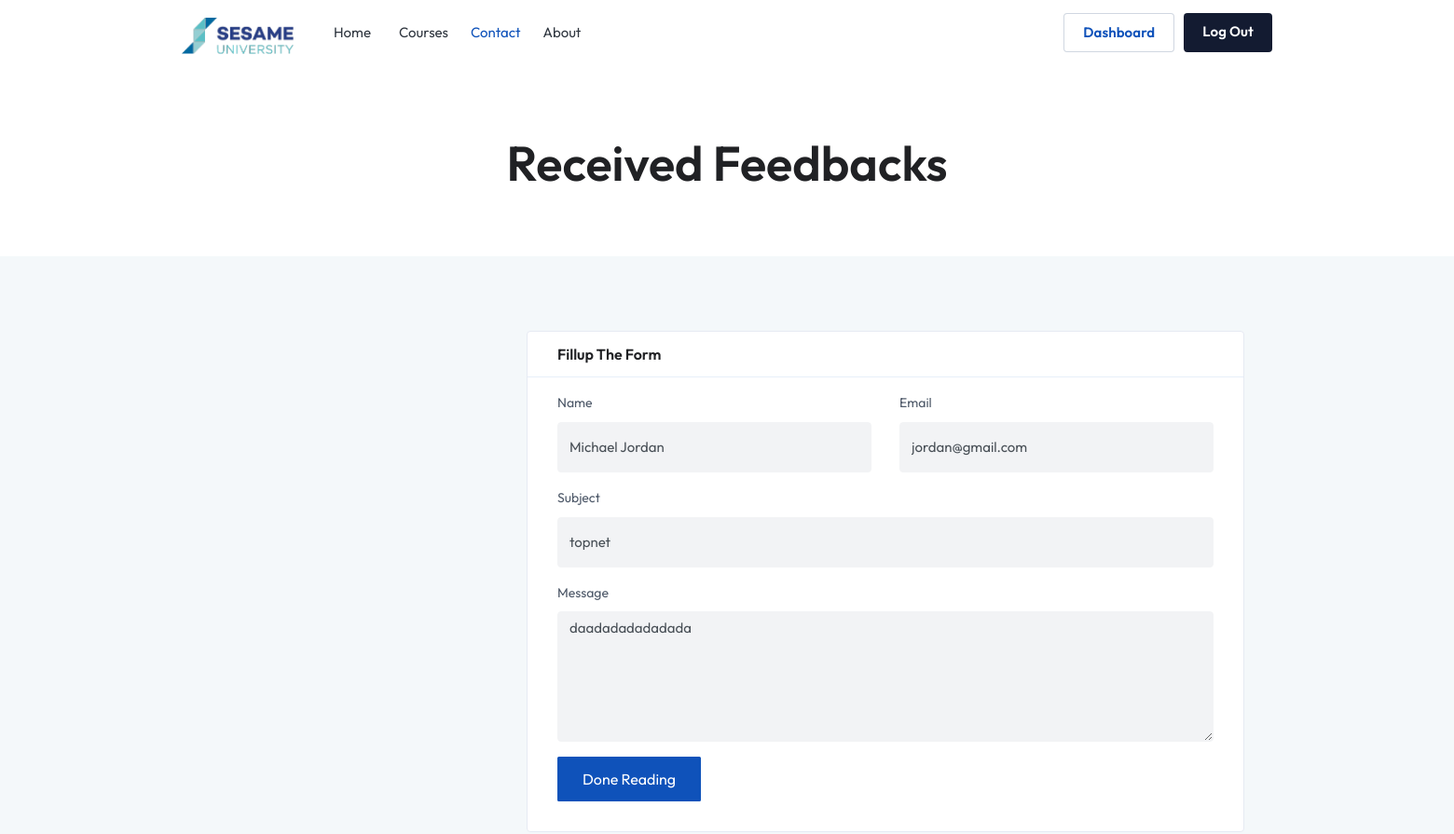
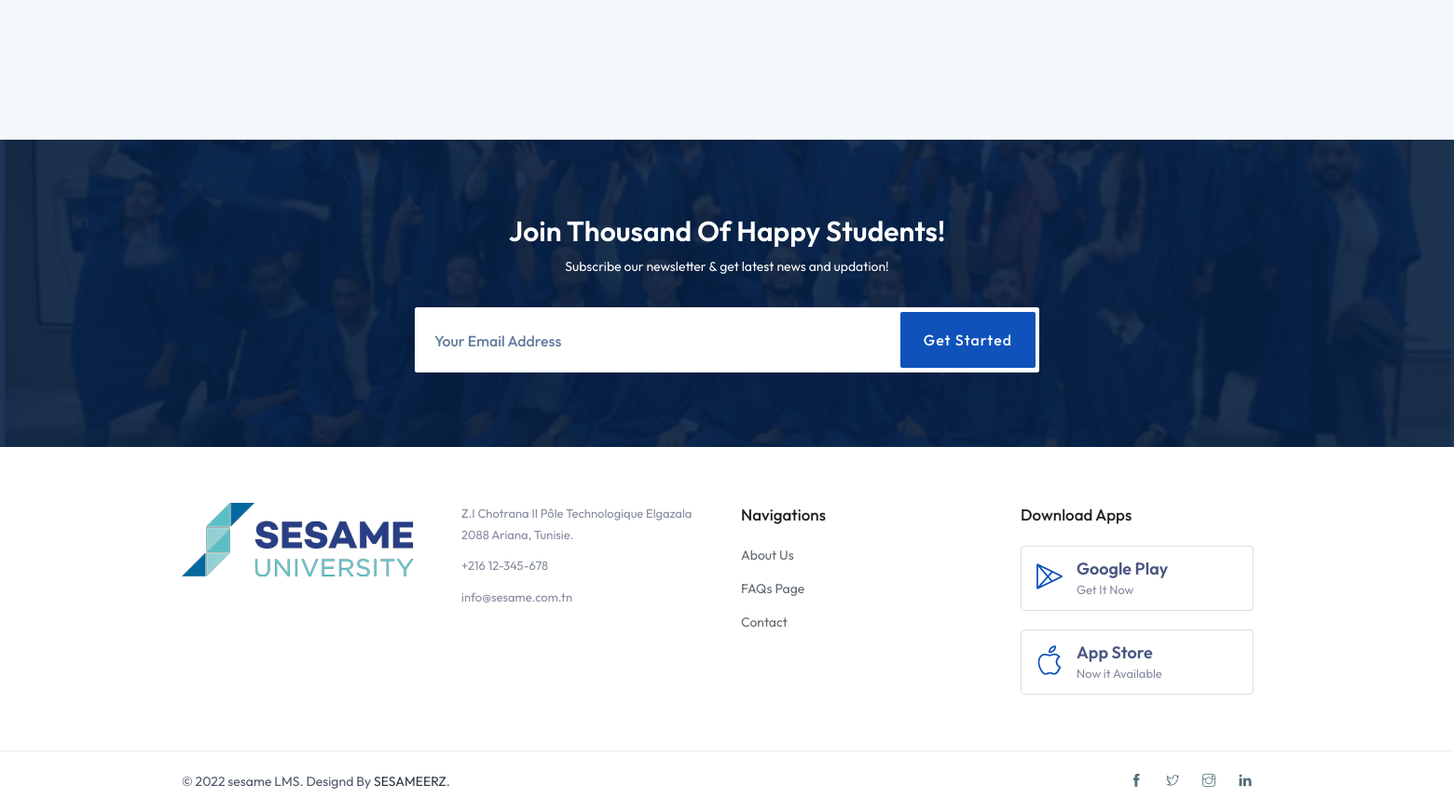
The app's page /LMS/feedbacks.php (signed in) with its own data (2 pictures, top to bottom).
### tables this page shows
CREATE TABLE `contacts` (
  `contact_id` int(11) NOT NULL,
  `name` varchar(255) DEFAULT NULL,
  `email` varchar(255) DEFAULT NULL,
  `subject` varchar(255) DEFAULT NULL,
  `message` longtext DEFAULT NULL
);

### backend/contactController/showContacts.php (called while the page is built)
<?php
$query = $conn->query("SELECT * FROM contacts");
?>

### LMS/feedbacks.php (the view, shortened to what this page needs)
<?php
require_once '../backend/config.php';
require_once '../backend/contactController/showContacts.php';
?>
<!DOCTYPE html>
<html lang="en">
<head>
        <link href="assets/css/styles.css" rel="stylesheet">
		<link href="assets/css/colors.css" rel="stylesheet">
    </head>
    <body class="dqrkblue-skin">
        <div id="main-wrapper">
			<div class="header header-light">
					<div class="container">
						<nav id="navigation" class="navigation navigation-landscape">
							<div class="nav-header">
								<a class="nav-brand" href="#">
									<img src="assets/img/logo-header.png" class="logo" alt="" />
								</a>
							</div>
							<div class="nav-menus-wrapper" style="transition-property: none;">
								<ul class="nav-menu">
									<li><a href="index.php">Home<span class="submenu-indicator"></span></a></li>
									<li><a href="full-width-course.php">Courses</a></li>
									<li class="active"><a href="contact.php">Contact</a></li>
									<li><a href="about-us.php">About</a></li>
								</ul>
								<ul class="nav-menu nav-menu-social align-to-right">
									<li class="login_click light active">
										<a href="dashboard.php">Dashboard</a>
									</li>
									<li class="login_click theme-bg">
										<a href="../backend/userController/logoutUser.php">Log Out</a>
									</li>
								</ul>
							</div>
						</nav>
					</div>
				</div>
		   <section class="page-title">
				<div class="container">
					<div class="row">
						<div class="col-lg-12 col-md-12">
							<div class="breadcrumbs-wrap">
								<h1 class="breadcrumb-title">Received Feedbacks</h1>
							</div>
						</div>
					</div>
				</div>
			</section>
			<section class="bg-light">
				<div style="margin-left: 550px"class="container">
					<div class="row">
						<div class="col-lg-8 col-md-7">
							<?php
							if($query->rowCount() > 0){
								while($result = $query->fetch()){
									echo'
									<form method="POST" action="../backend/contactController/deleteContact.php?id='.$result['contact_id'].'">
									<div class="prc_wrap">
										<div class="prc_wrap_header">
											<h4 class="property_block_title">Fillup The Form</h4>
										</div>
										<div class="prc_wrap-body">
											<div class="row">
												<div class="col-lg-6 col-md-12">
													<div class="form-group">
														<label>Name</label>
														<input type="text" name="name" class="form-control simple" value="'.$result['name'].'"  disabled>
													</div>
												</div>
												<div class="col-lg-6 col-md-12">
													<div class="form-group">
														<label>Email</label>
														<input type="email" name="email" class="form-control simple" value="'.$result['email'].'" disabled>
													</div>
												</div>
											</div>
											<div class="form-group">
												<label>Subject</label>
												<input type="text" name="subject" class="form-control simple" value="'.$result['subject'].'" disabled>
											</div>
											<div class="form-group">
												<label>Message</label>
												<textarea name="message" class="form-control simple" disabled>'.$result['message'].'</textarea>
											</div>
											<div class="form-group">
												<input type="submit" value="Done Reading" class="btn btn-theme">
											</div>
										</div>
									</div>
									<br><br>
									</form>';
								}
							}else{
								echo '<div class="alert alert-dark" role="alert">
								There is no new feedbacks.
							  </div>';
							}
							?>
						</div>
					</div>
				</div>
			</section>
			<section class="bg-cover newsletter inverse-theme" style="background:url(assets/img/75220624_2958815444132694_8750356843185831936_n.jpg);" data-overlay="9">
				<div class="container">
					<div class="row justify-content-center">
						<div class="col-lg-7 col-md-8 col-sm-12">
							<div class="text-center">
								<h2>Join Thousand of Happy Students!</h2>
								<p>Subscribe our newsletter & get latest news and updation!</p>
								<form class="sup-form">
									<input type="email" class="form-control sigmup-me" placeholder="Your Email Address" required="required">
									<input type="submit" class="btn btn-theme" value="Get Started">
								</form>
							</div>
						</div>
					</div>
				</div>
			</section>
			<footer class="light-footer">
				<div>
					<div class="container">
						<div class="row">
							<div class="col-lg-3 col-md-3">
								<div class="footer-widget">
									<img src="assets/img/logo-header.png" class="img-fluid" alt="" />
								</div>
							</div>
							<div class="col-lg-3 col-md-12">
								<div class="footer-widget">
									<div class="footer-add">
										<p>Z.I Chotrana II Pôle Technologique Elgazala
											2088 Ariana, Tunisie.</p>
										<p>+216 12-345-678</p>
										<p>info@sesame.com.tn</p>
									</div>
								</div>
							</div>
							<div class="col-lg-3 col-md-12">
								<div class="footer-widget">
									<h4 class="widget-title">Navigations</h4>
									<ul class="footer-menu">
										<li><a href="about-us.php">About Us</a></li>
										<li><a href="faq.html">FAQs Page</a></li>
										<li><a href="contact.php">Contact</a></li>
									</ul>
								</div>
							</div>
							<div class="col-lg-3 col-md-12">
								<div class="footer-widget">
									<h4 class="widget-title">Download Apps</h4>
									<a href="#" class="other-store-link">
										<div class="other-store-app">
											<div class="os-app-icon">
												<i class="lni-playstore theme-cl"></i>
											</div>
											<div class="os-app-caps">
												Google Play
												<span>Get It Now</span>
											</div>
										</div>
									</a>
									<a href="#" class="other-store-link">
										<div class="other-store-app">
											<div class="os-app-icon">
												<i class="lni-apple theme-cl"></i>
											</div>
											<div class="os-app-caps">
												App Store
												<span>Now it Available</span>
											</div>
										</div>
									</a>
								</div>
							</div>
						</div>
					</div>
				</div>
				<div class="footer-bottom">
					<div class="container">
						<div class="row align-items-center">
							<div class="col-lg-6 col-md-6">
								<p class="mb-0">© 2022 sesame LMS. Designd By <a href="">SESAMEERZ</a>.</p>
							</div>
							<div class="col-lg-6 col-md-6 text-right">
								<ul class="footer-bottom-social">
									<li><a href="#"><i class="ti-facebook"></i></a></li>
									<li><a href="#"><i class="ti-twitter"></i></a></li>
									<li><a href="#"><i class="ti-instagram"></i></a></li>
									<li><a href="#"><i class="ti-linkedin"></i></a></li>
								</ul>
							</div>
						</div>
					</div>
				</div>
			</footer>
		</div>
	</body>
</html>

### records on screen
contacts: name "Michael Jordan", email "jordan@gmail.com", subject "topnet", message "daadadadadadada"
